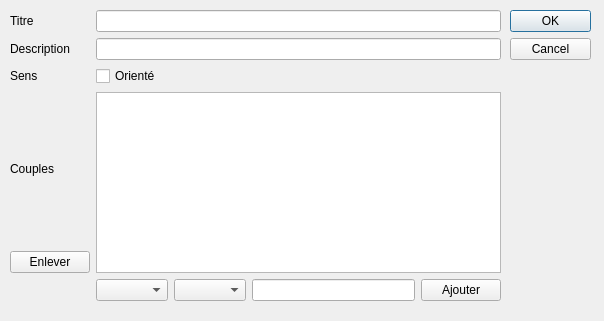
<?xml version="1.0" encoding="UTF-8"?>
<ui version="4.0">
 <class>Relations</class>
 <widget class="QDialog" name="Relations">
  <property name="geometry">
   <rect>
    <x>0</x>
    <y>0</y>
    <width>604</width>
    <height>321</height>
   </rect>
  </property>
  <property name="windowTitle">
   <string>Dialog</string>
  </property>
  <widget class="QDialogButtonBox" name="buttonBox">
   <property name="geometry">
    <rect>
     <x>510</x>
     <y>10</y>
     <width>81</width>
     <height>241</height>
    </rect>
   </property>
   <property name="orientation">
    <enum>Qt::Vertical</enum>
   </property>
   <property name="standardButtons">
    <set>QDialogButtonBox::Cancel|QDialogButtonBox::Ok</set>
   </property>
  </widget>
  <widget class="QWidget" name="gridLayoutWidget">
   <property name="geometry">
    <rect>
     <x>10</x>
     <y>10</y>
     <width>491</width>
     <height>291</height>
    </rect>
   </property>
   <layout class="QGridLayout" name="gridLayout">
    <item row="3" column="2">
     <layout class="QVBoxLayout" name="verticalLayout">
      <item>
       <widget class="QLabel" name="label_2">
        <property name="text">
         <string>Couples</string>
        </property>
       </widget>
      </item>
      <item>
       <widget class="QPushButton" name="enlever">
        <property name="text">
         <string>Enlever</string>
        </property>
       </widget>
      </item>
     </layout>
    </item>
    <item row="3" column="4">
     <widget class="QListWidget" name="tabCouples"/>
    </item>
    <item row="4" column="2">
     <widget class="QLabel" name="label">
      <property name="text">
       <string/>
      </property>
     </widget>
    </item>
    <item row="0" column="4">
     <widget class="QLineEdit" name="editTitre"/>
    </item>
    <item row="2" column="4">
     <widget class="QCheckBox" name="checkSens">
      <property name="text">
       <string>Orienté</string>
      </property>
     </widget>
    </item>
    <item row="0" column="2">
     <widget class="QLabel" name="labelTitre">
      <property name="text">
       <string>Titre</string>
      </property>
     </widget>
    </item>
    <item row="2" column="2">
     <widget class="QLabel" name="labelSens">
      <property name="text">
       <string>Sens</string>
      </property>
     </widget>
    </item>
    <item row="1" column="2">
     <widget class="QLabel" name="labelDesc">
      <property name="text">
       <string>Description</string>
      </property>
     </widget>
    </item>
    <item row="1" column="4">
     <widget class="QLineEdit" name="editDesc"/>
    </item>
    <item row="4" column="4">
     <layout class="QHBoxLayout" name="horizontalLayout_3">
      <item>
       <widget class="QComboBox" name="comboCouples"/>
      </item>
      <item>
       <widget class="QComboBox" name="comboCouples2"/>
      </item>
      <item>
       <widget class="QLineEdit" name="editLabel"/>
      </item>
      <item>
       <widget class="QPushButton" name="btnAjouter">
        <property name="text">
         <string>Ajouter</string>
        </property>
       </widget>
      </item>
     </layout>
    </item>
   </layout>
  </widget>
 </widget>
 <resources/>
 <connections>
  <connection>
   <sender>buttonBox</sender>
   <signal>accepted()</signal>
   <receiver>Relations</receiver>
   <slot>accept()</slot>
   <hints>
    <hint type="sourcelabel">
     <x>248</x>
     <y>254</y>
    </hint>
    <hint type="destinationlabel">
     <x>157</x>
     <y>274</y>
    </hint>
   </hints>
  </connection>
  <connection>
   <sender>buttonBox</sender>
   <signal>rejected()</signal>
   <receiver>Relations</receiver>
   <slot>reject()</slot>
   <hints>
    <hint type="sourcelabel">
     <x>316</x>
     <y>260</y>
    </hint>
    <hint type="destinationlabel">
     <x>286</x>
     <y>274</y>
    </hint>
   </hints>
  </connection>
 </connections>
</ui>
